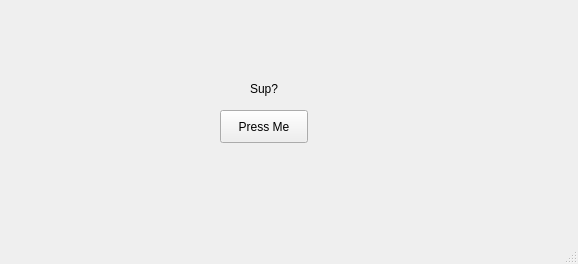
<?xml version="1.0" encoding="UTF-8"?>
<ui version="4.0">
 <class>MainWindow</class>
 <widget class="QMainWindow" name="MainWindow">
  <property name="geometry">
   <rect>
    <x>0</x>
    <y>0</y>
    <width>578</width>
    <height>264</height>
   </rect>
  </property>
  <property name="windowTitle">
   <string>Agentless Automation</string>
  </property>
  <widget class="QWidget" name="centralwidget">
   <widget class="QLabel" name="label1">
    <property name="geometry">
     <rect>
      <x>250</x>
      <y>80</y>
      <width>31</width>
      <height>17</height>
     </rect>
    </property>
    <property name="text">
     <string>Sup?</string>
    </property>
   </widget>
   <widget class="QPushButton" name="button1">
    <property name="geometry">
     <rect>
      <x>220</x>
      <y>110</y>
      <width>88</width>
      <height>33</height>
     </rect>
    </property>
    <property name="text">
     <string>Press Me</string>
    </property>
   </widget>
  </widget>
  <widget class="QMenuBar" name="menubar">
   <property name="geometry">
    <rect>
     <x>0</x>
     <y>0</y>
     <width>578</width>
     <height>25</height>
    </rect>
   </property>
  </widget>
  <widget class="QStatusBar" name="statusbar"/>
 </widget>
 <resources/>
 <connections/>
</ui>
